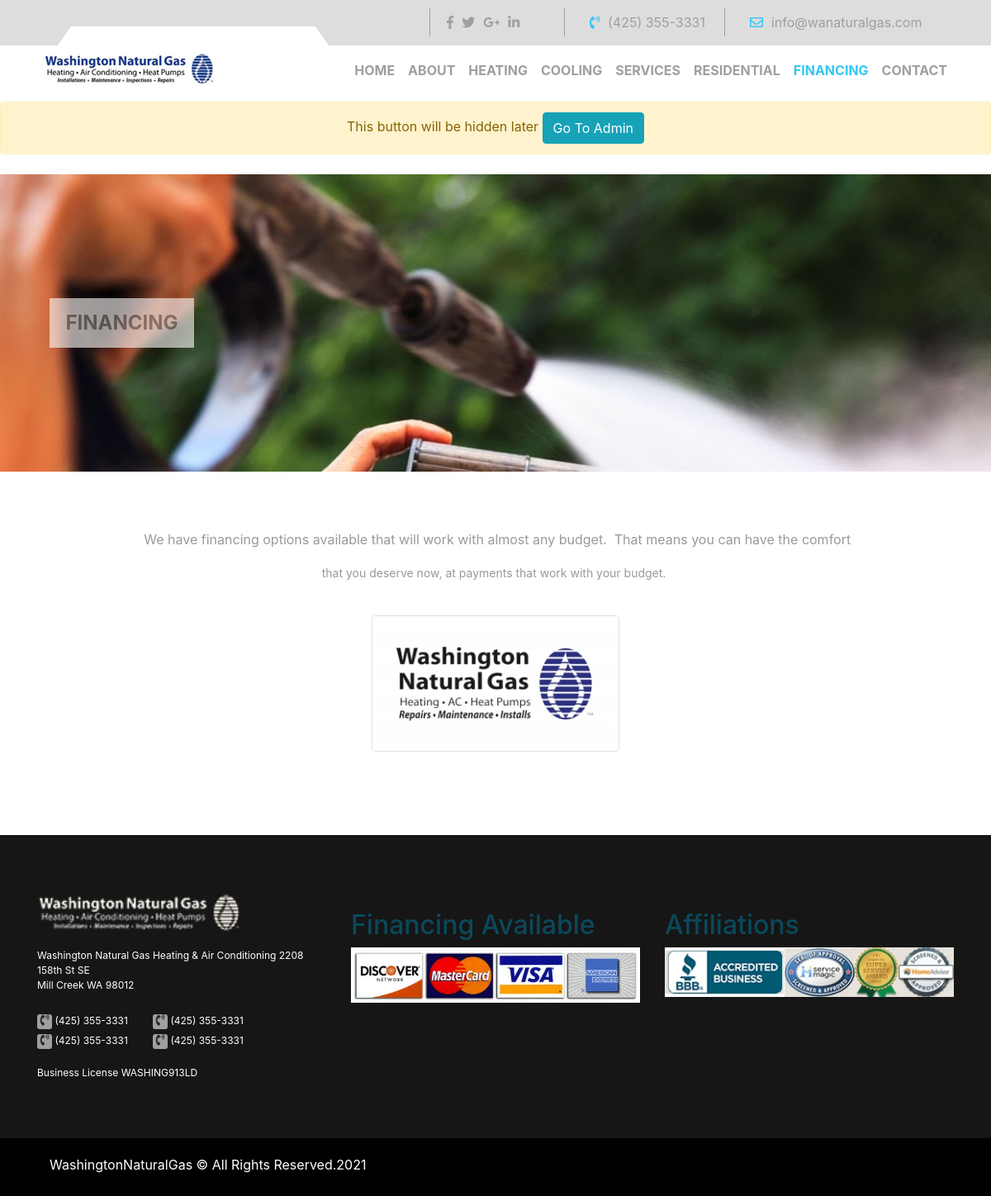
Screenshot of /financing/ with the database file from the repository.
### pages/models.py (models this page shows, shortened)
class Finance(models.Model):
    title = models.CharField(max_length=250)
    header_image = models.ImageField(upload_to='pages/finance/', null=True)
    image_2 = models.ImageField(upload_to='pages/finance/', null=True)
    description = RichTextField()
    class Meta:
        verbose_name = 'Financing Page'
        verbose_name_plural = 'Financing Page'

### pages/views.py (the view)
# urls.py: path('financing/', views.finance_page, name='financing'),
def finance_page(request):
    finance = Finance.objects.all().first()
    context = {
        'finance': finance,
        'active': 'financing',
    }
    return render(request, 'pages/finance.html', context)

### templates/pages/finance.html (shortened to what this page needs)
{% extends 'base.html' %}
{% load static %}
{% block content %}
<section class="stock-about">
    <div class="container-fluid">
        <div class="row">
        <div class="shutter" style="background: url({{ finance.header_image.url }});background-size: cover;">
            <button style="cursor: default;">{{ finance.title }}</button>
        </div>
        </div>
    </div>
</section>
<section class="about-us">
    <div class="container text-center">
        {{ finance.description|safe }}
        <br>
        <img class="img-thumbnail" src="{{ finance.image_2.url }}" alt="services" style="height: 165px !important;width: 300px;!important">
    </div>
</section>
{% endblock %}

### static/css/master.css (style rules this page uses)
body { position: relative; }
section.cooling h2, section.cooling .flip-cardd h4, section.cooling .flip-cardd span.normall, section.services h2, section.testimonials .container-fluid .row .gray h2, section.testimonials .container-fluid .row .col-lg-6 h2, section.stock-about .shutter button, section.about-services .part .content h3, .about-us h3, .about-ceo button, section.stock .shutter button, section.contact-us .textarea button, section.big-form .main-section h3, section.big-form .main-section .container h2, nav.bg-light ul li.nav-item a.nav-link, #carouselExampleCaptions .carousel-inner .carousel-item .carousel-caption h2, #carouselExampleCaptions .carousel-inner .carousel-item .carousel-caption .btnn button { text-transform: uppercase; }
body { overflow-x: hidden; overflow: hidden; }
html { overflow-x: hidden; }
section.stock-about .shutter { width: 100%; height: 360px; background-color: #fff; position: relative; }
section.stock-about .shutter button { width: 175px; height: 60px; font-size: 24px; font-weight: bold; background-color: #FFFDFC; color: #898989; border: 1px solid #FFFDFC; opacity: .6; position: absolute; top: 150px; left: 60px; }
.about-us { margin-bottom: 40px; padding: 70px 0; }
.about-us img { width: 900px; }
* { -webkit-box-sizing: border-box; box-sizing: border-box; }

### rows the page displays
Finance: header_image (picture), title "FINANCING", description "We have financing options available that will work with almost any budget. That means you can have the comfort that you deserve now, at payments that work with your budget.", image_2 (picture)
